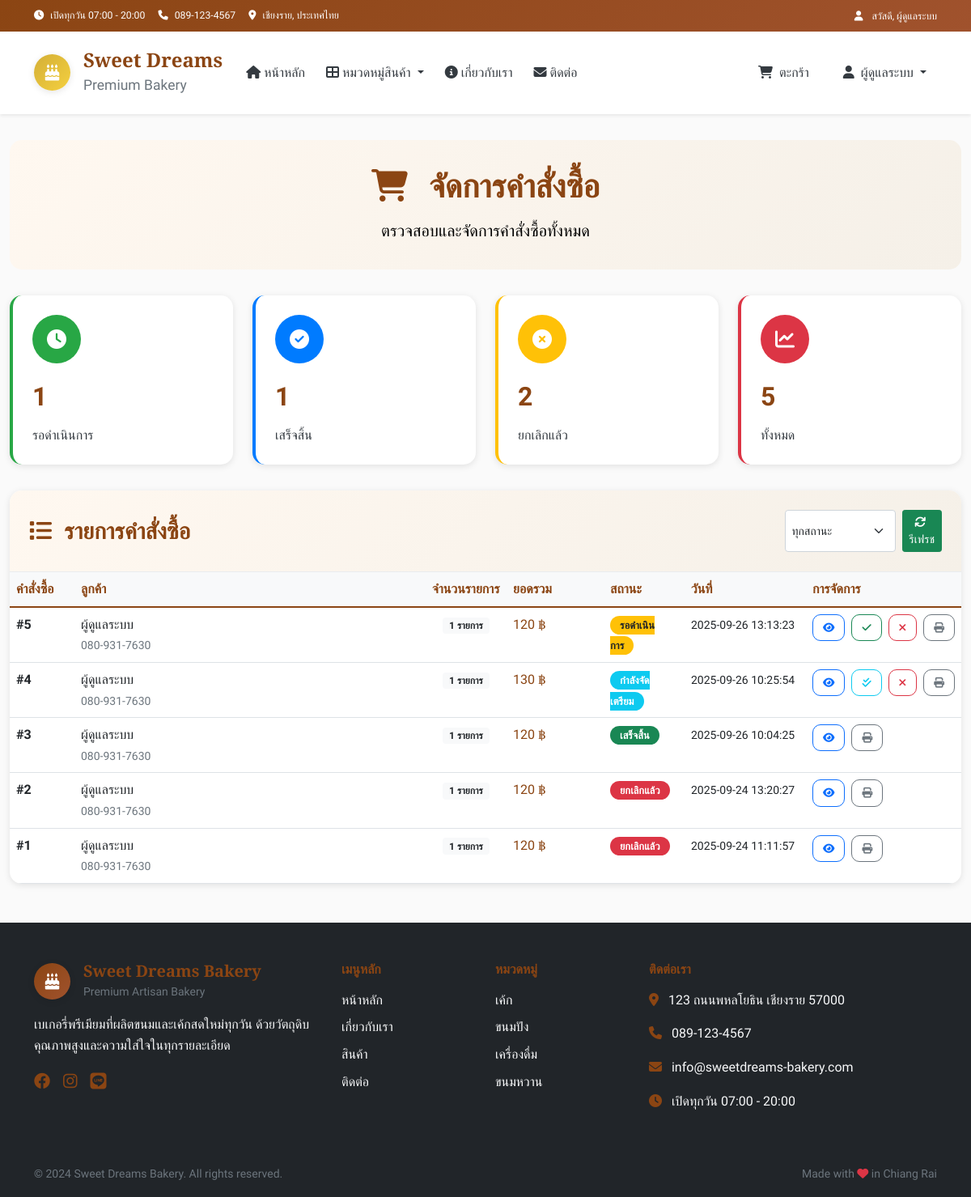
Page /admin/orders (signed in) on the earlier database version.
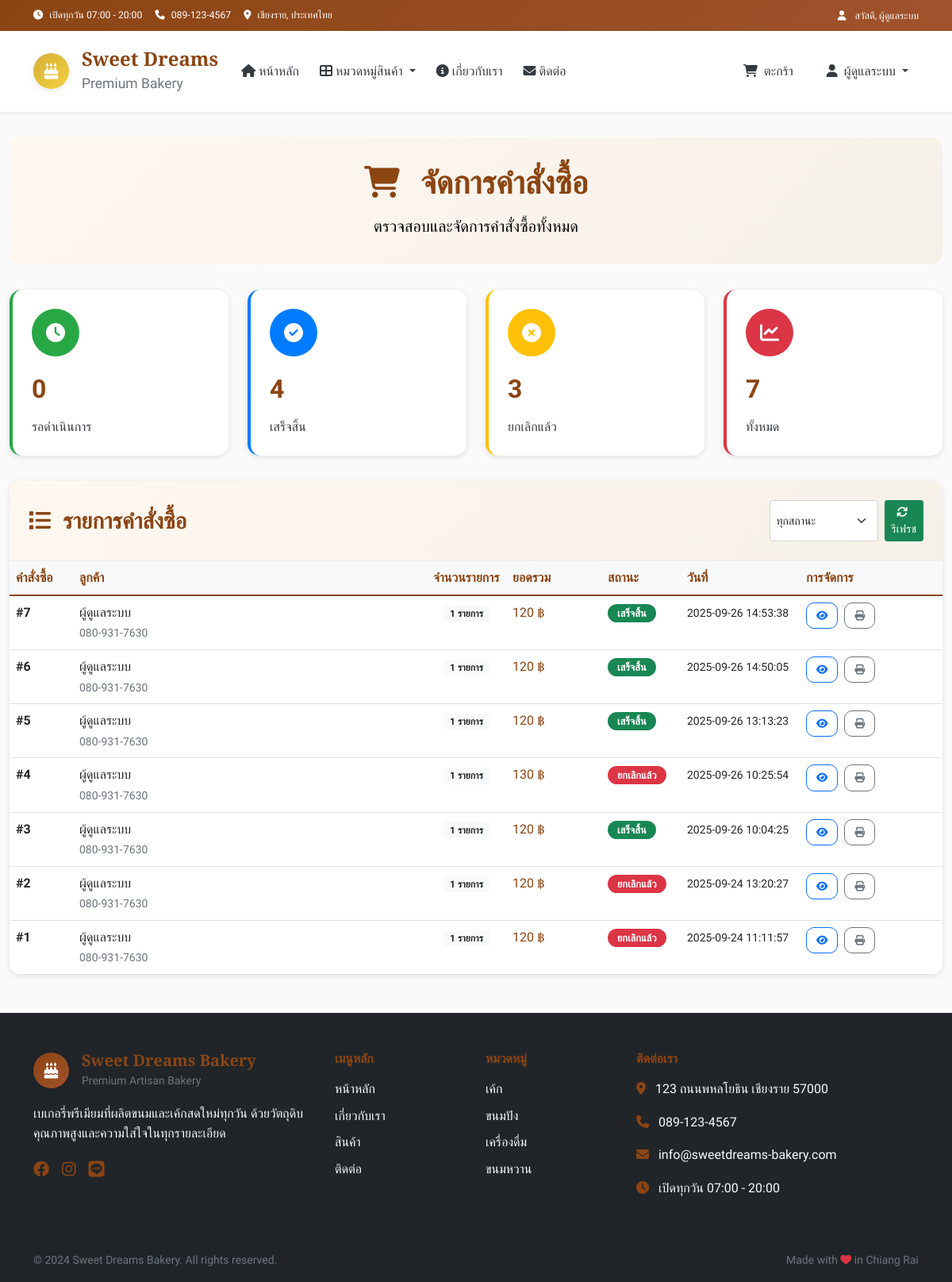
Same page on the later database version.
### tables this page shows
CREATE TABLE orders (
        id INTEGER PRIMARY KEY AUTOINCREMENT,
        user_id INTEGER,
        total_amount DECIMAL(10,2) NOT NULL,
        status TEXT DEFAULT 'pending',
        customer_name TEXT NOT NULL,
        customer_phone TEXT NOT NULL,
        customer_address TEXT,
        notes TEXT,
        created_at TIMESTAMP DEFAULT CURRENT_TIMESTAMP,
        FOREIGN KEY (user_id) REFERENCES users (id)
    );

CREATE TABLE categories (
        id INTEGER PRIMARY KEY AUTOINCREMENT,
        name TEXT UNIQUE NOT NULL,
        name_en TEXT,
        icon TEXT,
        description TEXT,
        display_order INTEGER DEFAULT 0
    );

### app.py (the view)
@app.route('/admin/orders')
def admin_orders():
    if session.get('role') != 'admin':
        flash('คุณไม่มีสิทธิ์เข้าถึงหน้านี้')
        return redirect(url_for('index'))
    conn = get_db_connection()
    orders = conn.execute("""
        SELECT o.*, COUNT(oi.id) as item_count
        FROM orders o
        LEFT JOIN order_items oi ON o.id = oi.order_id
        GROUP BY o.id
        ORDER BY o.created_at DESC
    """).fetchall()
    conn.close()
    return render_template('admin_orders.html', orders=orders)

### app.py (called while the page is built)
def get_db_connection():
    conn = sqlite3.connect(DB_NAME)
    conn.row_factory = sqlite3.Row
    return conn

def get_categories():
    conn = get_db_connection()
    categories = conn.execute(
        "SELECT * FROM categories ORDER BY display_order"
    ).fetchall()
    conn.close()
    return categories

def get_cart_total():
    cart = session.get('cart', {})
    total_items = sum(item['quantity'] for item in cart.values())
    total_price = sum(item['quantity'] * item['price'] for item in cart.values())
    return total_items, total_price

@app.context_processor
def inject_global_data():
    categories = get_categories()
    cart_total_items, _ = get_cart_total()
    return dict(
        categories=categories,
        cart_total_items=cart_total_items
    )

### templates/admin_orders.html (shortened to what the changed rows need)
{% extends "layout.html" %}
{% block extra_css %}
<link rel="stylesheet" href="{{ url_for('static', filename='css/admin.css') }}">
{% endblock %}
{% block content %}
<div class="container-fluid admin-container">
    <div class="admin-header">
        <h1 class="admin-title mb-3">
            <i class="fas fa-shopping-cart me-3"></i>
            จัดการคำสั่งซื้อ
        </h1>
    </div>
    <div class="admin-stats">
        <div class="row gy-4">
            <div class="col-lg-3 col-md-6">
                <div class="stat-card stat-orders">
                    <div class="stat-icon">
                        <i class="fas fa-clock"></i>
                    </div>
                    <div class="stat-number">{{ orders|selectattr("status", "equalto", "pending")|list|length }}</div>
                    <div class="stat-label">รอดำเนินการ</div>
                </div>
            </div>
            <div class="col-lg-3 col-md-6">
                <div class="stat-card stat-products">
                    <div class="stat-icon">
                        <i class="fas fa-check-circle"></i>
                    </div>
                    <div class="stat-number">{{ orders|selectattr("status", "equalto", "completed")|list|length }}</div>
                    <div class="stat-label">เสร็จสิ้น</div>
                </div>
            </div>
            <div class="col-lg-3 col-md-6">
                <div class="stat-card stat-users">
                    <div class="stat-icon">
                        <i class="fas fa-times-circle"></i>
                    </div>
                    <div class="stat-number">{{ orders|selectattr("status", "equalto", "cancelled")|list|length }}</div>
                    <div class="stat-label">ยกเลิกแล้ว</div>
                </div>
            </div>
            <div class="col-lg-3 col-md-6">
                <div class="stat-card stat-revenue">
                    <div class="stat-icon">
                        <i class="fas fa-chart-line"></i>
                    </div>
                    <div class="stat-number">{{ orders|length }}</div>
                    <div class="stat-label">ทั้งหมด</div>
                </div>
            </div>
        </div>
    </div>
    <div class="products-section">
        <div class="table-responsive">
            {% if orders %}
            <table class="table table-hover products-table">
                <thead>
                    <tr>
                        <th width="80">คำสั่งซื้อ</th>
                        <th>ลูกค้า</th>
                        <th width="100">จำนวนรายการ</th>
                        <th width="120">ยอดรวม</th>
                        <th width="100">สถานะ</th>
                        <th width="150">วันที่</th>
                        <th width="180">การจัดการ</th>
                    </tr>
                </thead>
                <tbody>
                    {% for order in orders %}
                    <tr data-order-id="{{ order.id }}" data-status="{{ order.status }}">
                        <td>
                            <strong>#{{ order.id }}</strong>
                        </td>
                        <td>
                            <div class="fw-600">{{ order.customer_name }}</div>
                            <small class="text-muted">{{ order.customer_phone }}</small>
                        </td>
                        <td class="text-center">
                            <span class="badge bg-light text-dark">{{ order.item_count }} รายการ</span>
                        </td>
                        <td class="fw-600 text-primary">
                            {{ "%.0f"|format(order.total_amount) }} ฿
                        </td>
                        <td>
                            {% if order.status == 'pending' %}
                                <span class="status-badge bg-warning text-dark">รอดำเนินการ</span>
                            {% elif order.status == 'processing' %}
                                <span class="status-badge bg-info text-white">กำลังจัดเตรียม</span>
                            {% elif order.status == 'completed' %}
                                <span class="status-badge bg-success text-white">เสร็จสิ้น</span>
                            {% elif order.status == 'cancelled' %}
                                <span class="status-badge bg-danger text-white">ยกเลิกแล้ว</span>
                            {% endif %}
                        </td>
                        <td>
                            <small>{{ order.created_at }}</small>
                        </td>
                        <td>
                            <div class="action-buttons">
                                <button class="btn btn-outline-primary btn-action"
                                        onclick="viewOrder({{ order.id }})"
                                        data-bs-toggle="tooltip" title="ดูรายละเอียด">
                                    <i class="fas fa-eye"></i>
                                </button>
                                {% if order.status == 'pending' %}
                                <button class="btn btn-outline-success btn-action"
                                        onclick="updateOrderStatus({{ order.id }}, 'processing')"
                                        data-bs-toggle="tooltip" title="รับออเดอร์">
                                    <i class="fas fa-check"></i>
                                </button>
                                {% endif %}
                                {% if order.status == 'processing' %}
                                <button class="btn btn-outline-info btn-action"
                                        onclick="updateOrderStatus({{ order.id }}, 'completed')"
                                        data-bs-toggle="tooltip" title="ทำเสร็จแล้ว">
                                    <i class="fas fa-check-double"></i>
                                </button>
                                {% endif %}
                                {% if order.status in ['pending', 'processing'] %}
                                <button class="btn btn-outline-danger btn-action"
                                        onclick="updateOrderStatus({{ order.id }}, 'cancelled')"
                                        data-bs-toggle="tooltip" title="ยกเลิกออเดอร์">
                                    <i class="fas fa-times"></i>
                                </button>
                                {% endif %}
                                <button class="btn btn-outline-secondary btn-action"
                                        onclick="printOrder({{ order.id }})"
                                        data-bs-toggle="tooltip" title="พิมพ์">
                                    <i class="fas fa-print"></i>
                                </button>
                            </div>
                        </td>
                    </tr>
                    {% endfor %}
                </tbody>
            </table>
            {% else %}
            <div class="text-center py-5">
                <i class="fas fa-shopping-cart fa-3x text-muted mb-3"></i>
                <h5 class="text-muted">ยังไม่มีคำสั่งซื้อ</h5>
                <p class="text-muted">คำสั่งซื้อจะแสดงที่นี่เมื่อมีลูกค้าสั่งซื้อ</p>
            </div>
            {% endif %}
        </div>
    </div>
</div>
{% endblock %}

### templates/layout.html (shortened to what the changed rows need)
<!DOCTYPE html>
<html lang="th" data-bs-theme="light">
<head>
    <link href="https://cdn.jsdelivr.net/npm/bootstrap@5.0.2/dist/css/bootstrap.min.css" rel="stylesheet">
    <link rel="stylesheet" href="https://cdnjs.cloudflare.com/ajax/libs/font-awesome/6.4.0/css/all.min.css">
    <link rel="stylesheet" href="{{ url_for('static', filename='css/main.css') }}">
    {% if session.get('role') == 'admin' %}
    <link rel="stylesheet" href="{{ url_for('static', filename='css/admin.css') }}">
    {% endif %}
    {% block extra_css %}{% endblock %}
</head>
<body>
    <main>
        {% block content %}{% endblock %}
    </main>
    <footer class="bg-dark text-white mt-5">
        <div class="container py-5">
            <div class="row gy-4">
                <div class="col-lg-2 col-md-6">
                    <ul class="list-unstyled">
                        {% if categories %}
                            {% for category in categories[:4] %}
                            <li class="mb-2">
                                <a href="{{ url_for('category_by_id', category_id=category.id) }}" class="text-light text-decoration-none">
                                    {{ category.name }}
                                </a>
                            </li>
                            {% endfor %}
                        {% endif %}
                    </ul>
                </div>
            </div>
        </div>
    </footer>
</body>
</html>

Differences in the rows shown:
added orders: id "7", customer_name "ผู้ดูแลระบบ", customer_phone "080-931-7630", item_count "1", total_amount "120", status "เสร็จสิ้น", created_at "2025-09-26 14:53:38"
added orders: id "6", customer_name "ผู้ดูแลระบบ", customer_phone "080-931-7630", item_count "1", total_amount "120", status "เสร็จสิ้น", created_at "2025-09-26 14:50:05"
changed orders id 5: status "รอดำเนินการ" → "เสร็จสิ้น"
changed orders id 4: status "กำลังจัดเตรียม" → "ยกเลิกแล้ว"
Other differences:
{{ orders|selectattr("status", "equalto", "pending")|list|length }}: "1" → "0"
{{ orders|selectattr("status", "equalto", "completed")|list|length }}: "1" → "4"
{{ orders|selectattr("status", "equalto", "cancelled")|list|length }}: "2" → "3"
{{ orders|length }}: "5" → "7"
